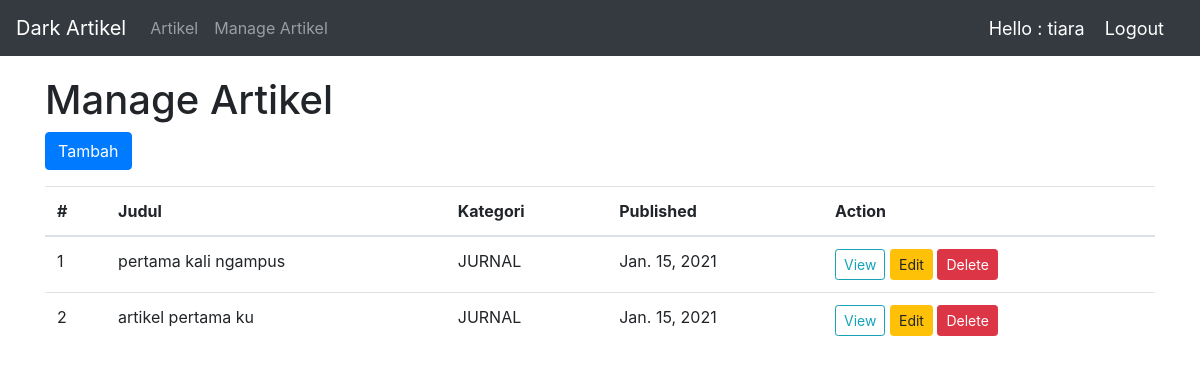
Page /penulis/manage/ (signed in) on the committed database.
### artikel/models.py (models this page shows, shortened)
class Artikel(models.Model):
    judul = models.CharField(max_length=200,null=True)
    isi = models.TextField(null=True)
    KATEGORI_TYPE = (
        ('JURNAL','Jurnal'),
        ('GOSIP','Gosip'),
        ('TRAVELING','Traveling'),
    )
    kategori = models.CharField(null=True, blank=True, choices=KATEGORI_TYPE,max_length=200)
    penulis = models.ForeignKey(Penulis,null=True,on_delete=models.SET_NULL)
    slug = models.SlugField(blank=True, editable=False)
    published = models.DateTimeField(auto_now_add=True, null=True)
    updated = models.DateTimeField(auto_now=True, null=True)

### penulis/decorators.py (the view)
        def wrapper_func(request, *args, **kwargs):
            group = None
            if request.user.groups.exists():
                group = request.user.groups.all()[0].name
            if group in allowed_roles:
                return view_func(request, *args, **kwargs)
            else:
                return HttpResponse('<script>alert("You are not authorized in this page");</script>')

### penulis/views.py (called while the page is built)
@login_required(login_url='penulis:login')
@allowed_user(allowed_roles=['penulis'])
def artikelList(request):
    artikels = request.user.penulis.artikel_set.all().order_by('-published')
    context = {
        'artikel':artikels,
    }
    return render(request,'penulis/manage_artikel.html',context)

### penulis/templates/penulis/manage_artikel.html (shortened to what this page needs)
{% extends 'basepenulis.html' %}
{% load static %}
{% block content %}
    <h1>Manage Artikel</h1>
    <p>
        <button type="button" class="btn btn-primary js-create-artikel" data-url="{% url 'penulis:create_artikel' %}">Tambah</button>
    </p>
    <table class="table" id="artikel-table">
        <thead>
            <tr>
                <th>#</th>
                <th>Judul</th>
                <th>Kategori</th>
                <th>Published</th>
                <th>Action</th>
            </tr>
        </thead>
        <tbody>
            {% include 'penulis/manage_artikel_list.html' %}
        </tbody>
    </table>
{% endblock content %}

### templates/navbarpenulis.html (shortened to what this page needs)
<nav class="navbar navbar-expand-lg navbar-dark bg-dark">
    <a class="navbar-brand" href="#">Dark Artikel</a>
    <div class="collapse navbar-collapse" id="navbarNav">
      <ul class="navbar-nav">
          <li class="nav-item">
            <a class="nav-link" href="{% url 'penulis:home' %}">Artikel</a>
          </li>
        <li class="nav-item">
          <a class="nav-link" href="{% url 'penulis:manage' %}">Manage Artikel</a>
        </li>
      </ul>
    </div>
    <span class="hello-msg">Hello : {{request.user}}</span>
    <span><a href="{% url 'penulis:logout' %}" class="hello-msg">Logout</a></span>
  </nav>

### penulis/templates/penulis/manage_artikel_list.html
{% for dataartikel in artikel %}
    <tr>
        <td>{{forloop.counter}}</td>
        <td>{{dataartikel.judul}}</td>
        <td>{{dataartikel.kategori}}</td>
        <td>{{dataartikel.published|date}}</td>
        <td>
            <a class="btn btn-sm btn-outline-info" href="{% url 'penulis:detail_artikel' dataartikel.slug %}">View</a>
            <button type="button" class="btn btn-sm btn-warning js-update-artikel" data-url="{% url 'penulis:update_artikel' dataartikel.id %}">Edit</button>
            <button type="button" class="btn btn-sm btn-danger js-delete-artikel" data-url="{% url 'penulis:delete_artikel' dataartikel.id %}">Delete</button>
        </td>
    </tr>
{% empty %}
    <tr>
        <td colspan="5" class="text-center bg-warning">No Artikel</td>
    </tr>
{% endfor %}

### templates/navbarpenulis.html (style rules this page uses)
.hello-msg { font-size: 18px; color: #fff; margin-right: 20px; }

### rows in the picture
Artikel: judul "pertama kali ngampus", kategori "JURNAL", published "Jan. 15, 2021"
Artikel: judul "artikel pertama ku", kategori "JURNAL", published "Jan. 15, 2021"

### other values in the picture
{{ request.user }} "tiara"
